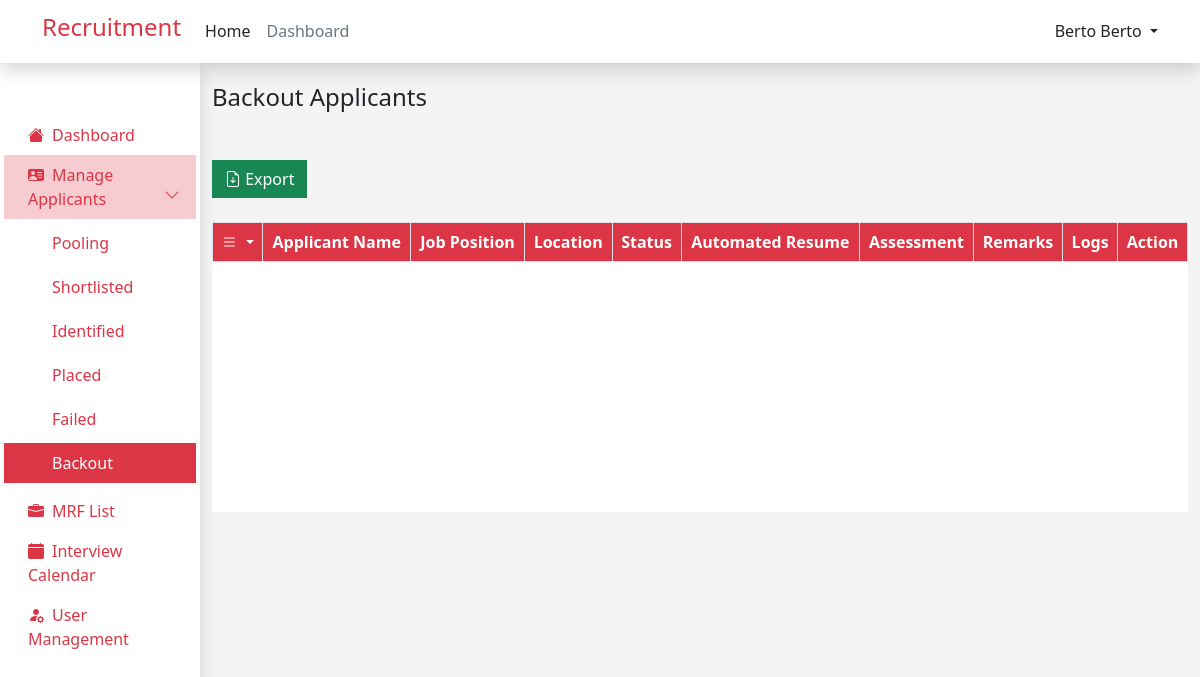
Before: /admin/backout_applicant.php (signed in) with the older database file.
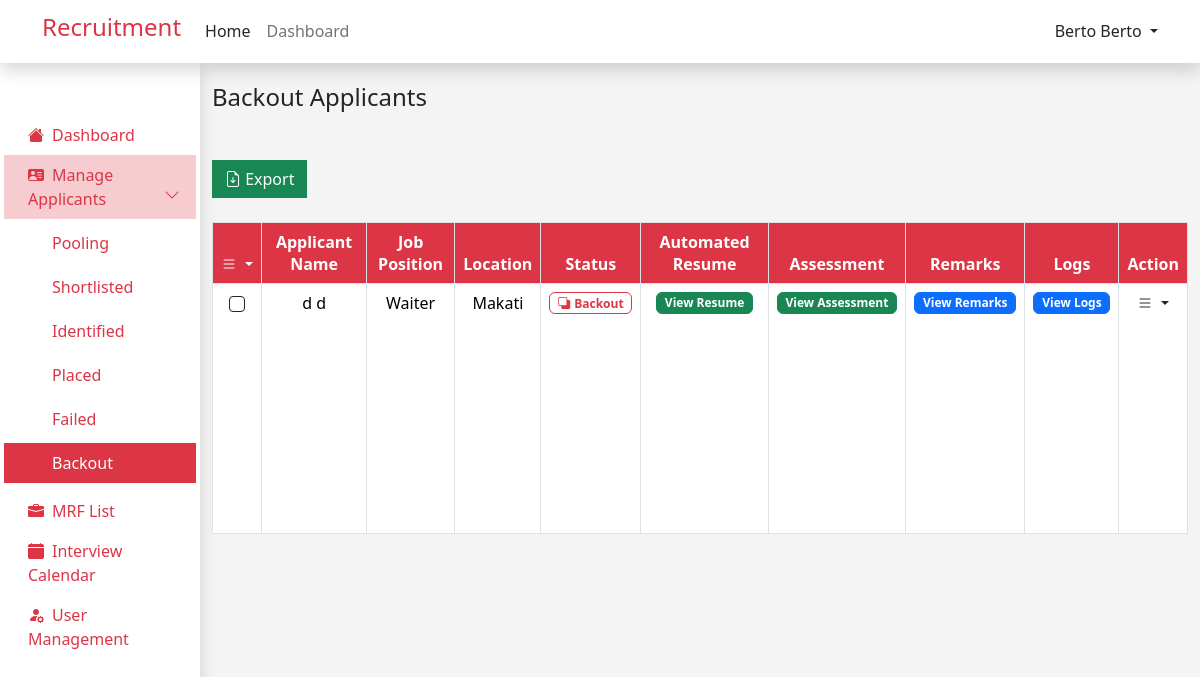
After: the same page with the newer database file.
### tables this page shows
CREATE TABLE `job_applicants` (
  `id` int(12) NOT NULL,
  `user_id` int(12) NOT NULL,
  `job_id` int(12) NOT NULL,
  `application_status` varchar(255) NOT NULL,
  `interview_date` datetime DEFAULT NULL,
  `remark` text NOT NULL,
  `employee_id` int(11) NOT NULL
);

CREATE TABLE `user` (
  `id` int(11) NOT NULL,
  `first_name` varchar(255) NOT NULL,
  `last_name` varchar(255) NOT NULL,
  `email` varchar(255) NOT NULL,
  `password` varchar(255) NOT NULL,
  `role` varchar(255) NOT NULL,
  `resume` varchar(255) NOT NULL,
  `branch` varchar(255) NOT NULL,
  `industry_access` varchar(255) NOT NULL,
  `verify_token` varchar(255) NOT NULL,
  `verify_status` tinyint(2) NOT NULL DEFAULT 0 COMMENT '0=not verified, 1=verified'
);

CREATE TABLE `mrfs` (
  `id` int(11) NOT NULL,
  `industry` varchar(255) NOT NULL,
  `mrf_status` varchar(255) NOT NULL,
  `closed_date` date NOT NULL,
  `request_date` date NOT NULL DEFAULT current_timestamp(),
  `client` varchar(255) NOT NULL,
  `location` varchar(255) NOT NULL,
  `aging_days` varchar(255) NOT NULL,
  `mrf_number` varchar(255) NOT NULL,
  `new_request` varchar(255) NOT NULL,
  `head_count` int(11) NOT NULL,
  `job_position` varchar(255) NOT NULL,
  `contract_type` varchar(255) NOT NULL,
  `classification` varchar(255) NOT NULL,
  `placed` int(11) NOT NULL,
  `variance` int(11) NOT NULL,
  `cancel` int(11) NOT NULL,
  `job_description` text NOT NULL,
  `qualification` text NOT NULL,
  `remarks` text NOT NULL
);

### components/applicants_table.php (the view, shortened to what this page needs)
<link rel="stylesheet" href="https://cdn.datatables.net/2.0.3/css/dataTables.dataTables.min.css">
<tbody style="height: 250px;">
    <?php
    while ($row = mysqli_fetch_assoc($result)) {
        ?>
        <tr>
            <td class="text-center">
                <div class="form-check d-flex justify-content-center ">
                    <input class="form-check-input  border border-1 border-dark" type="checkbox" name="checkbox_value[]"
                        value="<?php echo $row['id']; ?>">
                </div>
            </td>
            <td>
                <?php echo $row['first_name'] . ' ' . $row['last_name']; ?>
            </td>
            <td>
                <?php
                if ($row['application_status'] == 'Pooling') {
                    ?>
                    <button type="button" class="btn btn-primary badge" data-bs-toggle="modal" data-bs-target="#viewMRFModal"
                        data-applicantId="<?php echo $row['id']; ?>">
                        Select MRF List
                    </button>
                    <?php
                } else {
                    echo $row['job_position'];
                }
                ?>
            </td>
            <td>
                <?php
                if ($row['application_status'] !== 'Pooling') {
                    echo $row['location'];
                }
                ?>
            </td>
            <td>
                <?php
                $status = $row['application_status'];
                switch ($status) {
                        ?>
                        <?php
                    case 'Backout':
                        ?>
                        <span class=" badge badge border border-danger text-danger ">
                            <i class="bi bi-back me-1"></i>Backout
                        </span>
                        <?php
                        break;
                        ?>
                        <?php
                }
                ?>
            </td>
            <td>
                <button type="button" class="btn btn-success badge " data-bs-toggle="modal"
                    data-bs-target="#viewResumeModal<?php echo $row['id']; ?>">
                    View Resume
                </button>
            </td>
            <td>
                <?php
                $assessStmt->bind_param("i", $row['id']);
                $assessStmt->execute();
                $assessResult = $assessStmt->get_result();
                $assessRow = $assessResult->fetch_assoc();
                if ($assessRow) {
                    ?>
                    <button type="button" class="btn btn-success badge " data-bs-toggle="modal"
                        data-bs-target="#viewAssessmentModal<?php echo $row['id']; ?>">
                        View Assessment
                    </button>
                    <?php
                } else {
                    ?>
                    No Assessment yet
                    <?php
                }
                ?>
            </td>
            <td>
                <button type="button" class="btn btn-primary badge " data-bs-toggle="modal"
                    data-bs-target="#viewRemarksModal<?php echo $row['id']; ?>">
                    View Remarks
                </button>
            </td>
            <td>
                <button type="button" class="btn btn-primary badge " data-bs-toggle="modal"
                    data-bs-target="#viewLogsModal<?php echo $row['id']; ?>">
                    View Logs
                </button>
            </td>
            <td>
                <div class="dropdown">
                    <a href="#" class="link-danger text-decoration-none dropdown-toggle text-dark" id="dropdownUser2"
                        data-bs-toggle="dropdown" aria-expanded="false">
                        <i class="bi bi-list"></i>
                    </a>
                </div>
            </td>
        </tr>
        <?php
    }
    ?>
</tbody>

Changed rows visible on the page:
now on this page (row edited): job_applicants: user.first_name "d", user.last_name "d", mrfs.job_position "Waiter", mrfs.location "Makati", application_status "Backout" (drawn)
